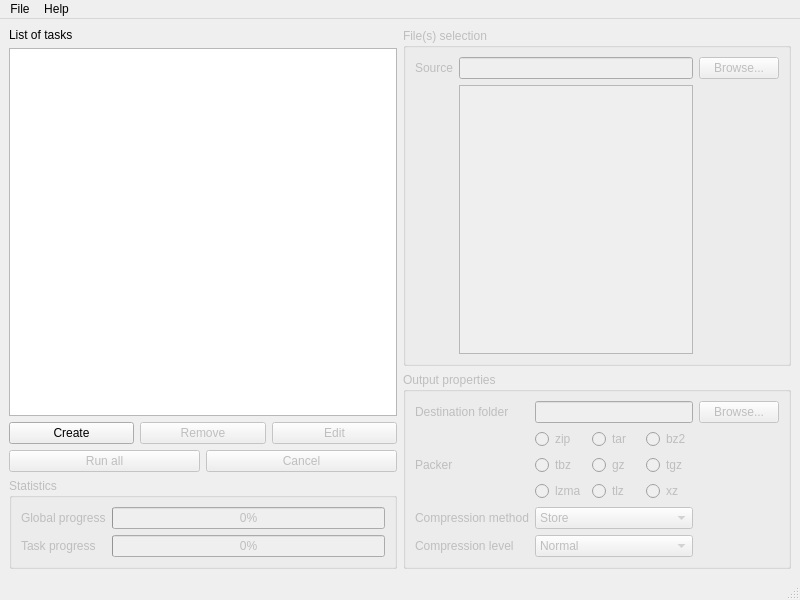
<?xml version="1.0" encoding="UTF-8"?>
<ui version="4.0">
 <class>MainWindow</class>
 <widget class="QMainWindow" name="MainWindow">
  <property name="geometry">
   <rect>
    <x>0</x>
    <y>0</y>
    <width>800</width>
    <height>600</height>
   </rect>
  </property>
  <property name="windowTitle">
   <string>PackY</string>
  </property>
  <widget class="QWidget" name="centralwidget">
   <property name="tabletTracking">
    <bool>false</bool>
   </property>
   <property name="autoFillBackground">
    <bool>false</bool>
   </property>
   <layout class="QHBoxLayout" name="horizontalLayout" stretch="1,1">
    <item>
     <layout class="QVBoxLayout" name="vlayout_left">
      <item>
       <widget class="QLabel" name="label_list_of_tasks">
        <property name="text">
         <string>List of tasks</string>
        </property>
       </widget>
      </item>
      <item>
       <widget class="QTableView" name="table_view_session">
        <property name="styleSheet">
         <string notr="true">QTableView { selection-color: #FFFFFF; selection-background-color:  #696969 }</string>
        </property>
        <property name="lineWidth">
         <number>1</number>
        </property>
        <property name="selectionMode">
         <enum>QAbstractItemView::SingleSelection</enum>
        </property>
        <property name="selectionBehavior">
         <enum>QAbstractItemView::SelectRows</enum>
        </property>
        <attribute name="horizontalHeaderStretchLastSection">
         <bool>true</bool>
        </attribute>
        <attribute name="verticalHeaderVisible">
         <bool>false</bool>
        </attribute>
       </widget>
      </item>
      <item>
       <layout class="QHBoxLayout" name="hlayout_task_management">
        <item>
         <widget class="QPushButton" name="push_button_create">
          <property name="text">
           <string>Create</string>
          </property>
         </widget>
        </item>
        <item>
         <widget class="QPushButton" name="push_button_remove">
          <property name="enabled">
           <bool>false</bool>
          </property>
          <property name="text">
           <string>Remove</string>
          </property>
         </widget>
        </item>
        <item>
         <widget class="QPushButton" name="push_button_edit">
          <property name="enabled">
           <bool>false</bool>
          </property>
          <property name="text">
           <string>Edit</string>
          </property>
         </widget>
        </item>
       </layout>
      </item>
      <item>
       <layout class="QHBoxLayout" name="hlayout_task_running">
        <item>
         <widget class="QPushButton" name="push_button_run_all">
          <property name="enabled">
           <bool>false</bool>
          </property>
          <property name="sizePolicy">
           <sizepolicy hsizetype="Minimum" vsizetype="Fixed">
            <horstretch>0</horstretch>
            <verstretch>0</verstretch>
           </sizepolicy>
          </property>
          <property name="text">
           <string>Run all</string>
          </property>
         </widget>
        </item>
        <item>
         <widget class="QPushButton" name="push_button_cancel">
          <property name="enabled">
           <bool>false</bool>
          </property>
          <property name="sizePolicy">
           <sizepolicy hsizetype="Minimum" vsizetype="Fixed">
            <horstretch>0</horstretch>
            <verstretch>0</verstretch>
           </sizepolicy>
          </property>
          <property name="text">
           <string>Cancel</string>
          </property>
         </widget>
        </item>
       </layout>
      </item>
      <item>
       <widget class="QGroupBox" name="group_box_statistics">
        <property name="enabled">
         <bool>false</bool>
        </property>
        <property name="title">
         <string>Statistics</string>
        </property>
        <layout class="QGridLayout" name="gridLayout">
         <item row="0" column="0">
          <widget class="QLabel" name="label_global_progress">
           <property name="text">
            <string>Global progress</string>
           </property>
          </widget>
         </item>
         <item row="0" column="1">
          <widget class="QProgressBar" name="progress_gar_global_progress">
           <property name="value">
            <number>0</number>
           </property>
          </widget>
         </item>
         <item row="1" column="0">
          <widget class="QLabel" name="label_task_progress">
           <property name="text">
            <string>Task progress</string>
           </property>
          </widget>
         </item>
         <item row="1" column="1">
          <widget class="QProgressBar" name="progress_bar_task_progress">
           <property name="value">
            <number>0</number>
           </property>
          </widget>
         </item>
        </layout>
       </widget>
      </item>
     </layout>
    </item>
    <item>
     <layout class="QVBoxLayout" name="vlayout_right">
      <item>
       <widget class="QGroupBox" name="group_box_file_selection">
        <property name="enabled">
         <bool>false</bool>
        </property>
        <property name="title">
         <string>File(s) selection</string>
        </property>
        <property name="flat">
         <bool>false</bool>
        </property>
        <property name="checkable">
         <bool>false</bool>
        </property>
        <layout class="QGridLayout" name="gridLayout_2">
         <item row="0" column="1">
          <widget class="QLineEdit" name="line_edit_source"/>
         </item>
         <item row="0" column="0">
          <widget class="QLabel" name="label_source">
           <property name="text">
            <string>Source</string>
           </property>
          </widget>
         </item>
         <item row="0" column="2">
          <widget class="QPushButton" name="push_button_source">
           <property name="text">
            <string>Browse...</string>
           </property>
          </widget>
         </item>
         <item row="1" column="1">
          <widget class="QTreeView" name="tree_view_source"/>
         </item>
        </layout>
       </widget>
      </item>
      <item>
       <widget class="QGroupBox" name="group_box_output_properties">
        <property name="enabled">
         <bool>false</bool>
        </property>
        <property name="title">
         <string>Output properties</string>
        </property>
        <layout class="QGridLayout" name="gridLayout_3">
         <item row="1" column="0">
          <widget class="QLabel" name="label_packer">
           <property name="text">
            <string>Packer</string>
           </property>
          </widget>
         </item>
         <item row="4" column="0">
          <widget class="QLabel" name="label_compression_method">
           <property name="text">
            <string>Compression method</string>
           </property>
          </widget>
         </item>
         <item row="5" column="0">
          <widget class="QLabel" name="label_compression_level">
           <property name="text">
            <string>Compression level</string>
           </property>
          </widget>
         </item>
         <item row="0" column="0">
          <widget class="QLabel" name="label_destination">
           <property name="text">
            <string>Destination folder</string>
           </property>
          </widget>
         </item>
         <item row="1" column="1">
          <layout class="QGridLayout" name="glayout_packer">
           <item row="0" column="1">
            <widget class="QRadioButton" name="rbutton_tar">
             <property name="text">
              <string>tar</string>
             </property>
             <attribute name="buttonGroup">
              <string notr="true">button_group_packer_type</string>
             </attribute>
            </widget>
           </item>
           <item row="1" column="0">
            <widget class="QRadioButton" name="rbutton_tbz">
             <property name="text">
              <string>tbz</string>
             </property>
             <attribute name="buttonGroup">
              <string notr="true">button_group_packer_type</string>
             </attribute>
            </widget>
           </item>
           <item row="1" column="1">
            <widget class="QRadioButton" name="rbutton_gz">
             <property name="text">
              <string>gz</string>
             </property>
             <attribute name="buttonGroup">
              <string notr="true">button_group_packer_type</string>
             </attribute>
            </widget>
           </item>
           <item row="1" column="2">
            <widget class="QRadioButton" name="rbutton_tgz">
             <property name="text">
              <string>tgz</string>
             </property>
             <attribute name="buttonGroup">
              <string notr="true">button_group_packer_type</string>
             </attribute>
            </widget>
           </item>
           <item row="0" column="2">
            <widget class="QRadioButton" name="rbutton_bz2">
             <property name="text">
              <string>bz2</string>
             </property>
             <attribute name="buttonGroup">
              <string notr="true">button_group_packer_type</string>
             </attribute>
            </widget>
           </item>
           <item row="0" column="0">
            <widget class="QRadioButton" name="rbutton_zip">
             <property name="text">
              <string>zip</string>
             </property>
             <attribute name="buttonGroup">
              <string notr="true">button_group_packer_type</string>
             </attribute>
            </widget>
           </item>
           <item row="2" column="0">
            <widget class="QRadioButton" name="rbutton_lzma">
             <property name="text">
              <string>lzma</string>
             </property>
             <attribute name="buttonGroup">
              <string notr="true">button_group_packer_type</string>
             </attribute>
            </widget>
           </item>
           <item row="2" column="1">
            <widget class="QRadioButton" name="rbutton_tlz">
             <property name="text">
              <string>tlz</string>
             </property>
             <attribute name="buttonGroup">
              <string notr="true">button_group_packer_type</string>
             </attribute>
            </widget>
           </item>
           <item row="2" column="2">
            <widget class="QRadioButton" name="rbutton_xz">
             <property name="text">
              <string>xz</string>
             </property>
             <attribute name="buttonGroup">
              <string notr="true">button_group_packer_type</string>
             </attribute>
            </widget>
           </item>
          </layout>
         </item>
         <item row="0" column="1">
          <widget class="QLineEdit" name="line_edit_destination"/>
         </item>
         <item row="4" column="1">
          <widget class="QComboBox" name="cbox_compression_method">
           <item>
            <property name="text">
             <string>Store</string>
            </property>
           </item>
           <item>
            <property name="text">
             <string>Deflate</string>
            </property>
           </item>
           <item>
            <property name="text">
             <string>Optimal (2x slower)</string>
            </property>
           </item>
          </widget>
         </item>
         <item row="5" column="1">
          <widget class="QComboBox" name="cbox_compression_level">
           <item>
            <property name="text">
             <string>Normal</string>
            </property>
           </item>
           <item>
            <property name="text">
             <string>Maximum</string>
            </property>
           </item>
           <item>
            <property name="text">
             <string>Fast</string>
            </property>
           </item>
           <item>
            <property name="text">
             <string>Fastest</string>
            </property>
           </item>
          </widget>
         </item>
         <item row="0" column="2">
          <widget class="QPushButton" name="push_button_destination">
           <property name="text">
            <string>Browse...</string>
           </property>
          </widget>
         </item>
        </layout>
       </widget>
      </item>
     </layout>
    </item>
   </layout>
  </widget>
  <widget class="QMenuBar" name="menubar">
   <property name="geometry">
    <rect>
     <x>0</x>
     <y>0</y>
     <width>800</width>
     <height>22</height>
    </rect>
   </property>
   <widget class="QMenu" name="menu_file">
    <property name="title">
     <string>File</string>
    </property>
    <addaction name="action_save"/>
    <addaction name="separator"/>
    <addaction name="action_options"/>
    <addaction name="separator"/>
    <addaction name="action_exit"/>
   </widget>
   <widget class="QMenu" name="menu_help">
    <property name="title">
     <string>Help</string>
    </property>
    <addaction name="action_documentation"/>
    <addaction name="action_about"/>
   </widget>
   <addaction name="menu_file"/>
   <addaction name="menu_help"/>
  </widget>
  <widget class="QStatusBar" name="statusBar"/>
  <action name="action_about">
   <property name="text">
    <string>About</string>
   </property>
  </action>
  <action name="action_exit">
   <property name="text">
    <string>Exit</string>
   </property>
  </action>
  <action name="action_documentation">
   <property name="text">
    <string>Documentation</string>
   </property>
  </action>
  <action name="action_options">
   <property name="text">
    <string>Options...</string>
   </property>
  </action>
  <action name="action_save">
   <property name="text">
    <string>Save</string>
   </property>
  </action>
 </widget>
 <resources/>
 <connections/>
 <buttongroups>
  <buttongroup name="button_group_packer_type"/>
 </buttongroups>
</ui>
